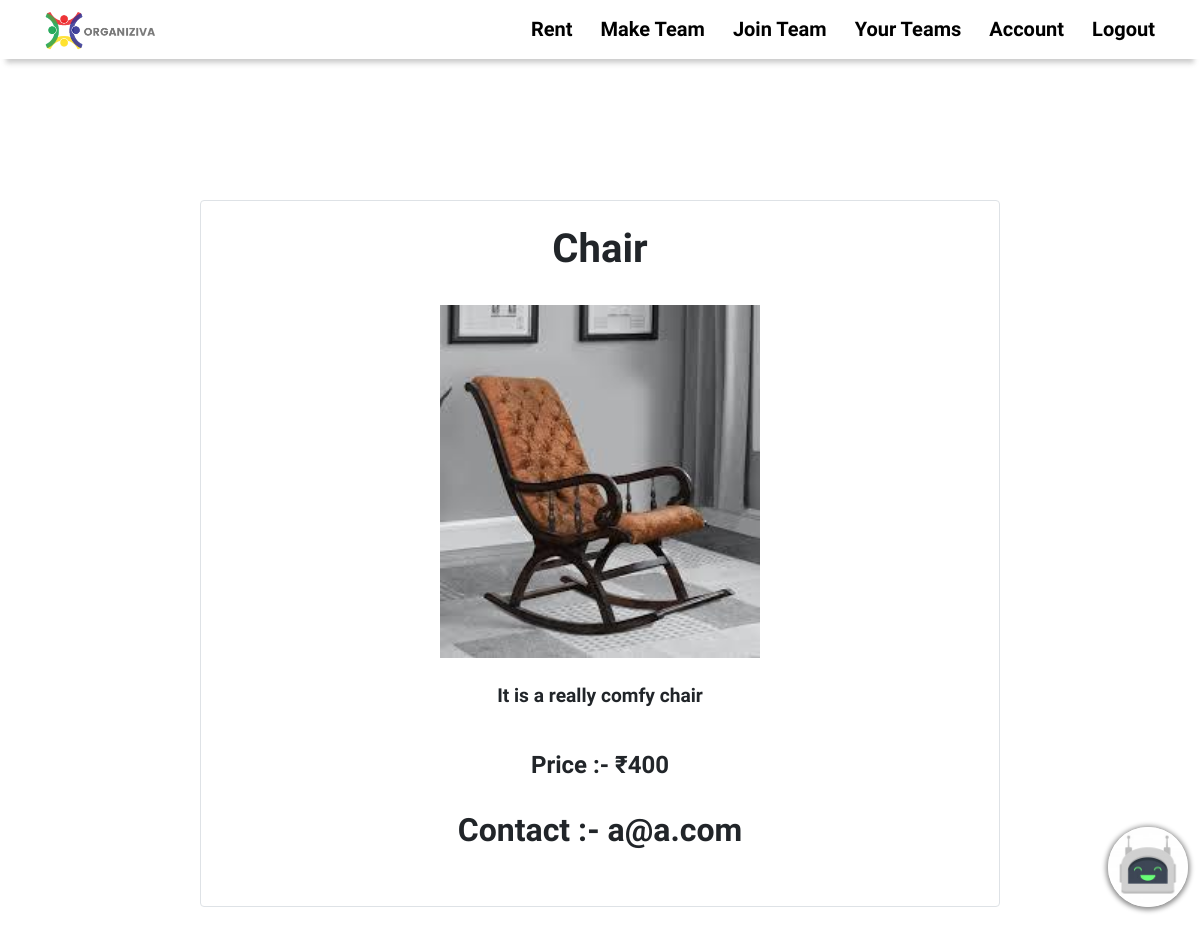
The page /2/single (signed in) on the database its author committed.
### Tool/models.py (models this page shows, shortened)
class Rent(db.Model):
    __tablename__ = 'rent'
    id = db.Column(db.Integer , primary_key = True)
    thing = db.Column(db.String)
    description = db.Column(db.String)
    price = db.Column(db.Integer)
    image = db.Column(db.String(64), nullable = False)
    rented = db.Column(db.String, default = 'No')
    userid = db.Column(db.Integer , db.ForeignKey('users.id'))

class User(db.Model,UserMixin):
    __tablename__ = 'users'
    id = db.Column(db.Integer,primary_key = True)
    name = db.Column(db.String(64))
    username = db.Column(db.String , unique = True)
    profile_image = db.Column(db.String(64), nullable = False , default = 'head_res.png')
    email = db.Column(db.String(64),unique = True,index = True)
    password_hash = db.Column(db.String(128))
    rent = db.relationship('Rent' , backref = 'user' , lazy = 'dynamic')
    knowledge = db.relationship('Knowledge' , backref = 'user' , lazy = 'dynamic')
    teams = db.relationship('Team' , secondary = work , backref = db.backref('workers', lazy = 'dynamic'))
    events = db.relationship('Events' , secondary = event , backref = db.backref('doers', lazy = 'dynamic'))

### app.py (the view)
@app.route('/<rent_id>/single' , methods = ['GET' , 'POST'])
@login_required
def single_rent(rent_id):
    rent = Rent.query.filter_by(id = rent_id).first()
    image = url_for('static' , filename  = rent.image)
    return render_template('single_rent.htm' , rent = rent , image = image)

### Tool/models.py (called while the page is built)
@login_manager.user_loader
def load_user(user_id):
    return User.query.get(user_id)

### Tool/templates/single_rent.htm (shortened to what this page needs)
{%extends 'base.htm'%}
{%block content%}
<br><br><br><br><br><br><br>
  <div align = "center" class="container border card" style = "width : 50rem;">
    <h1 style="font-weight:900;">{{rent.thing}}</h1>
    <br>
    <div align="center">
    <img style = "width : 20rem;"  class = "card-text" align ="center" src="{{image}}">
    </div>
    <br>
    <p style="font-family: 'Josefin Sans', sans-serif; font-weight:800; font-size: larger;" class = "card-text">{{rent.description}}</p>
    <br>
    <h4 style="font-weight:800;">Price :- ₹{{rent.price}}</h4>
    <br>
    <h2 style="font-weight:800;">Contact :- {{rent.user.email}}</h2><br>
  </div>
{%endblock%}

### Tool/static/remote.css (style rules this page uses)
html { scroll-behavior: smooth; }
body { font-family: 'Josefin Sans', sans-serif !important; }
.card { padding: 2%; margin: 2em; }
* { margin: 0; padding: 0; box-sizing: border-box; }
h1 { font-family: 'Josefin Sans', sans-serif; }
h2 { font-family: 'Josefin Sans', sans-serif; }
h4 { font-family: 'Josefin Sans', sans-serif; }
* { box-sizing: border-box; }

### rows shown on the page
Rent: thing "Chair", description "It is a really comfy chair", price "400"
User: user.email "a@a.com"
